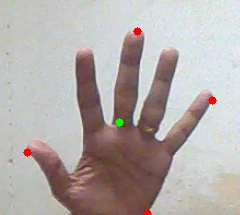
//> input picture Avance Francisco Frez/PruebasReconocedorMano/resources/center.jpg, 240 x 215 px, given in place of the camera
$ ./main   (built with g++ and OpenCV 4)
//> lines starting //> are read from the running program, lines starting //| are printed output that depends on the picture; after the words box and inside, x2 and y2 are one past the last pixel; in counts of white or black regions, pixels touching at a corner belong together
#include <iostream>
#include <opencv2/opencv.hpp>

int main(int argc,char **argv){
	//Variable declaration
	cv::CascadeClassifier hand_cascade;
	cv::CascadeClassifier fist_cascade;

	std::vector<cv::Rect> hand,fist;

	cv::Point pt1,pt2;
	std::vector<cv::Vec4i> defects;

	std::vector<std::vector<cv::Point>> contours,hand_cnt,convex_hull_array;
	std::vector<cv::Point> cnt,convex_hull,hull2;
	std::vector<cv::Vec4i> hierarchy;

	cv::Mat fliped,source,blur,hsv,gray,bin0,bin1,eroded,element;
	cv::Mat binary,canvas,masked_hand,last_step,hand_trace;

	std::vector<cv::Mat> hsv_splited;

	cv::VideoCapture vid;

	int *low_thresh = new int,*high_thresh = new int;
	int *x_offset = new int,*y_offset = new int,*w_offset = new int,*h_offset = new int;
	int area,max_area,min_area,max_ind;

	// Loading Hand Cascade
	hand_cascade.load("files/Hand_haar_cascade.xml");
	fist_cascade.load("files/aGest.xml");
	element = cv::getStructuringElement(cv::MORPH_RECT,cv::Size(3,3),cv::Point(-1,-1));
	vid.open(0);
	if(!vid.isOpened()){
		std::cerr << "Error: camera couldn't be opened." << std::endl;
		return -1;
	}

	// Creating Windows
	std::string winTitle = "Ventana de calibración";
	std::string tbTitle_L = "Umbral inferior";
	std::string tbTitle_H = "Umbral superior";
	std::string x_offsetT = "Eje x";
	std::string y_offsetT = "Eje y";
	std::string w_offsetT = "Ancho";
	std::string h_offsetT = "Alto";
	*low_thresh = 35;
	*high_thresh = 255;
	*x_offset = 35;
	*y_offset = 31;
	*w_offset = 26;
	*h_offset = 35;
	cv::namedWindow(winTitle);
	cv::createTrackbar(tbTitle_L, winTitle , low_thresh, 255);
	cv::createTrackbar(tbTitle_H, winTitle, high_thresh, 255);
	cv::createTrackbar(x_offsetT, winTitle, x_offset, 100);
	cv::createTrackbar(y_offsetT, winTitle, y_offset, 100);
	cv::createTrackbar(w_offsetT, winTitle, w_offset, 100);
	cv::createTrackbar(h_offsetT, winTitle, h_offset, 100);

	while(true){
		vid >> fliped;
//> fliped is the input picture: 215 rows x 240 cols, CV_8UC3; mean B, G, R 170.3, 172.5, 179.7
		cv::flip(fliped,source,1);

		cv::cvtColor(source,hsv,cv::COLOR_BGR2HSV);
//> hsv: 215 rows x 240 cols, CV_8UC3; mean H, S, V 67.5, 31.2, 184.2
		cv::cvtColor(source,gray,cv::COLOR_BGR2GRAY);
		cv::GaussianBlur(source,blur,cv::Size(5,5),2,2);
		cv::split(hsv,hsv_splited);
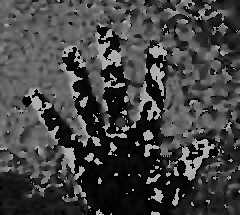
//> hsv_splited[0]: 215 rows x 240 cols, CV_8UC1; min 0, max 179, mean 67.5
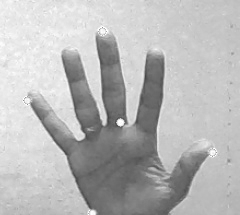
//> hsv_splited[2]: 215 rows x 240 cols, CV_8UC1; min 68, max 255, mean 184.2
		cv::threshold(hsv_splited[0],bin0,*low_thresh,*high_thresh,cv::THRESH_OTSU);
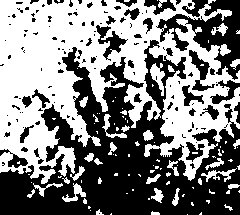
//> bin0: 215 rows x 240 cols, CV_8UC1; 50.6% white; 134 black regions (97 under 20 px), largest, box (x1, y1, x2, y2) and area: (0, 40, 240, 215) 18964, (156, 0, 240, 80) 2764, (96, 25, 128, 61) 406
		cv::threshold(hsv_splited[1],bin1,*low_thresh,*high_thresh,cv::THRESH_OTSU);
//> bin1: 215 rows x 240 cols, CV_8UC1; 26.5% white; 7 white regions (4 under 20 px), largest, box (x1, y1, x2, y2) and area: (36, 27, 218, 215) 13493, (23, 94, 41, 105) 116, (5, 191, 16, 196) 32
		cv::erode(bin0,eroded,element);
//> eroded: 215 rows x 240 cols, CV_8UC1; 34% white; 112 white regions (82 under 20 px), largest, box (x1, y1, x2, y2) and area: (0, 0, 191, 183) 12299, (150, 34, 240, 154) 2631, (176, 25, 220, 71) 436
		hand_cascade.detectMultiScale(bin1,hand);
//> hand = 1 Rect (x, y, width, height): [39, 28, 161, 161]
		fist_cascade.detectMultiScale(gray,fist);
//> fist = empty
		eroded.copyTo(binary);

		eroded.copyTo(canvas);
		eroded.copyTo(masked_hand);
		source.copyTo(hand_trace);
		canvas.setTo(0);
//> canvas: 215 rows x 240 cols, CV_8UC1; every value is 0
		masked_hand.setTo(0);
		hand_trace.setTo(0);
//> hand_trace: 215 rows x 240 cols, CV_8UC3; every value is 0

		for(cv::Rect r : hand){//r = {x,y,w,h}
			pt1 = cv::Point(r.x+*x_offset-50,r.y+*y_offset-50);
			pt2 = cv::Point(r.x+r.width+*w_offset,r.y+r.height+*h_offset);
			cv::rectangle(canvas,pt1,pt2,255,-1);
			cv::rectangle(binary,pt1,pt2,255,1);
			cv::rectangle(source,pt1,pt2,255,1);
		}
//> this loop made 1 pass
//> (r, pt1, pt2) on pass 1: (Rect(39, 28, 161, 161), Point(24, 9), Point(226, 224))
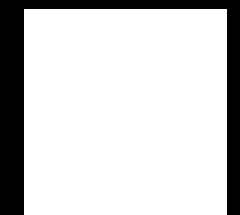
//> canvas: 215 rows x 240 cols, CV_8UC1; 81% white; 1 black region, box (x1, y1, x2, y2) and area: (0, 0, 240, 215) 9782
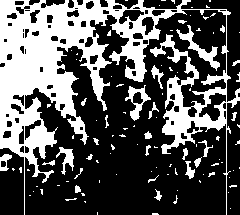
//> binary: 215 rows x 240 cols, CV_8UC1; 34.8% white; 105 white regions (79 under 20 px), largest, box (x1, y1, x2, y2) and area: (0, 0, 240, 215) 15621, (176, 25, 220, 71) 436, (125, 85, 151, 121) 321

		for(cv::Rect r : fist){//r = {x,y,w,h}
			pt1 = cv::Point(r.x+*x_offset-50,r.y+*y_offset-50);
			pt2 = cv::Point(r.x+r.width+*w_offset,r.y+r.height+*h_offset);
			cv::rectangle(canvas,pt1,pt2,255,-1);
			cv::rectangle(binary,pt1,pt2,255,1);
			cv::rectangle(source,pt1,pt2,255,1);
		}
//> this loop made 0 passes

		cv::bitwise_and(canvas,eroded,masked_hand);
//> masked_hand: 215 rows x 240 cols, CV_8UC1; 26% white; 90 white regions (62 under 20 px)
		cv::GaussianBlur(masked_hand,last_step,cv::Size(7,7),2,2);
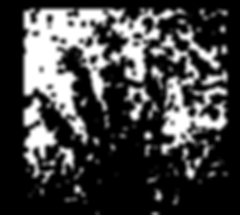
//> last_step: 215 rows x 240 cols, CV_8UC1; min 0, max 255, mean 66.2
		cv::findContours(last_step,contours,hierarchy,cv::RETR_EXTERNAL,cv::CHAIN_APPROX_SIMPLE);
//> contours = 15 contours; largest, box (x1, y1, x2, y2) and area: (21, 6, 230, 206) 28379, (145, 164, 165, 204) 400, (197, 6, 230, 23) 340, (164, 161, 181, 178) 190, (83, 151, 102, 166) 172
		max_area = 0;
		min_area = 0;
		max_ind = 0;

		for(int i = 0;i < contours.size();i++){
			cnt = contours[i];
			area = cv::contourArea(cnt);
			if(area > max_area){
				max_area = area;
				max_ind = i;
			}
		}
//> this loop made 15 passes
//> (area, max_area) on passes 1, 3, 7, 15: (47, 47), (146, 146), (400, 400), (28379, 28379)
//> area on passes 2, 4, 5, 6, 8, 9: 30, 48, 36, 62, 190, 172
//> after the loop, max_area = 28379; max_ind = 14

		if(contours.size() > 0){
			hand_cnt.clear();
			convex_hull.clear();
			hull2.clear();
			hand_cnt.push_back(contours.at(max_ind));
//> hand_cnt = 1 contour; box (x1, y1, x2, y2) and area: (21, 6, 230, 206) 28379
			cv::drawContours(hand_trace,hand_cnt,-1,cv::Scalar(255,255,255),3);
//> hand_trace: 215 rows x 240 cols, CV_8UC3; 16.7% white; 1 white region
			cv::convexHull(hand_cnt.at(0),convex_hull);
//> convex_hull = 16 Points (x, y), first 12: [183, 6], [193, 12], [227, 42], [228, 43], [229, 47], [229, 125], [225, 165], [217, 177], [203, 185], [88, 205], [82, 205], [63, 203]
			convex_hull_array.clear();
			convex_hull_array.push_back(convex_hull);
//> convex_hull_array = 1 contour; box (x1, y1, x2, y2) and area: (21, 6, 230, 206) 38250
			cv::drawContours(hand_trace, convex_hull_array,-1,cv::Scalar(255, 255, 0),3);
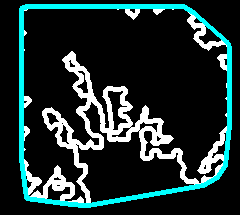
//> hand_trace: 215 rows x 240 cols, CV_8UC3; mean B, G, R 49.3, 49.3, 31.3

			cv::convexHull(hand_cnt.at(0),hull2,false,false);
//> hull2 has the same summary as convex_hull
			if(hull2.size() == hand_cnt.at(0).size()){
				std::cout << "yes!" << std::endl;
				//cv::convexityDefects(hand_cnt.at(0),hull2,defects);
			}

		}
		/*
		for(cv::Vec4i i : defects){
			s,e,f,d = defects[i,0]
			start = tuple(hand_cnt[s][0])
			end = tuple(hand_cnt[e][0])
			far = tuple(hand_cnt[f][0])
			FarDefect.append(far)
			cv2.line(hand_trace,start,end,[0,255,0],1)
			cv2.circle(hand_trace,far,10,[100,255,255],3)
		}
		*/
		//Show images
		cv::imshow("Original (press \"q\" to exit)",source);
		cv::imshow("Binaria (press \"q\" to exit)",binary);
		cv::imshow("Contorno + Convexo (press \"q\" to exit)",hand_trace);

		if(cv::waitKey(1) == 'q') break;
//> the 'q' key is pressed
	}
	vid.release();
	return 0;
}

$ run again, on Avance Francisco Frez/PruebasReconocedorMano/resources/hull.jpg
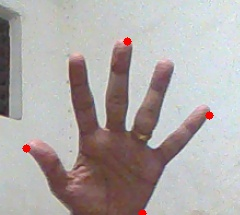
//> input picture Avance Francisco Frez/PruebasReconocedorMano/resources/hull.jpg, 240 x 215 px, given in place of the camera
//> fliped is the input picture: 215 rows x 240 cols, CV_8UC3; mean B, G, R 166.8, 168.1, 174.6
//> hsv: 215 rows x 240 cols, CV_8UC3; mean H, S, V 72.2, 30.1, 179.1
//> bin0: 215 rows x 240 cols, CV_8UC1; 53.8% white; 136 black regions (93 under 20 px), largest, box (x1, y1, x2, y2) and area: (65, 0, 240, 215) 20174, (0, 184, 61, 215) 856, (60, 139, 83, 157) 201
//> bin1: 215 rows x 240 cols, CV_8UC1; 24.6% white; 10 white regions (6 under 20 px), largest, box (x1, y1, x2, y2) and area: (26, 36, 218, 215) 12587, (232, 108, 240, 116) 36, (231, 58, 234, 68) 24, (235, 48, 240, 55) 21
//> eroded: 215 rows x 240 cols, CV_8UC1; 35.9% white; 146 white regions (96 under 20 px), largest, box (x1, y1, x2, y2) and area: (0, 0, 143, 215) 13922, (169, 94, 215, 139) 687, (92, 53, 126, 102) 504
//> hand = 1 Rect (x, y, width, height): [51, 38, 158, 158]
//> fist = empty
//> the loop `for(cv::Rect r : hand)` made 1 pass
//> (r, pt1, pt2) on pass 1: (Rect(51, 38, 158, 158), Point(36, 19), Point(235, 231))
//> after the loop `for(cv::Rect r : hand)`:
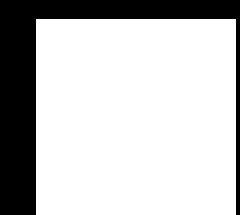
//> canvas: 215 rows x 240 cols, CV_8UC1; 76% white; 1 black region, box (x1, y1, x2, y2) and area: (0, 0, 240, 215) 12400
//> masked_hand: 215 rows x 240 cols, CV_8UC1; 21.6% white; 131 white regions (87 under 20 px)
//> contours = 22 contours; largest, box (x1, y1, x2, y2) and area: (33, 16, 144, 215) 15072, (133, 54, 239, 209) 9912, (209, 16, 239, 65) 923, (149, 182, 186, 215) 630, (184, 21, 215, 61) 571
//> the loop `for(int i = 0;i < contours.size();i++)` made 22 passes
//> (area, max_area) on passes 1, 3, 4, 15, 22: (66, 66), (128, 128), (630, 630), (9912, 9912), (15072, 15072)
//> after the loop `for(int i = 0;i < contours.size();i++)`: max_area = 15072; max_ind = 21
//> hand_cnt = 1 contour; box (x1, y1, x2, y2) and area: (33, 16, 144, 215) 15072
//> convex_hull = 8 Points (x, y): [143, 16], [143, 30], [125, 136], [109, 214], [57, 214], [33, 207], [33, 29], [36, 16]
//> convex_hull_array = 1 contour; box (x1, y1, x2, y2) and area: (33, 16, 144, 215) 18694
//> `cv::drawContours(hand_trace, convex_hull_array,-1,cv::Scalar(255, 255,..`:
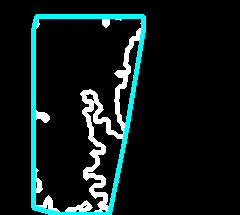
//> hand_trace: 215 rows x 240 cols, CV_8UC3; mean B, G, R 26.5, 26.5, 13
//> hull2 has the same summary as convex_hull
